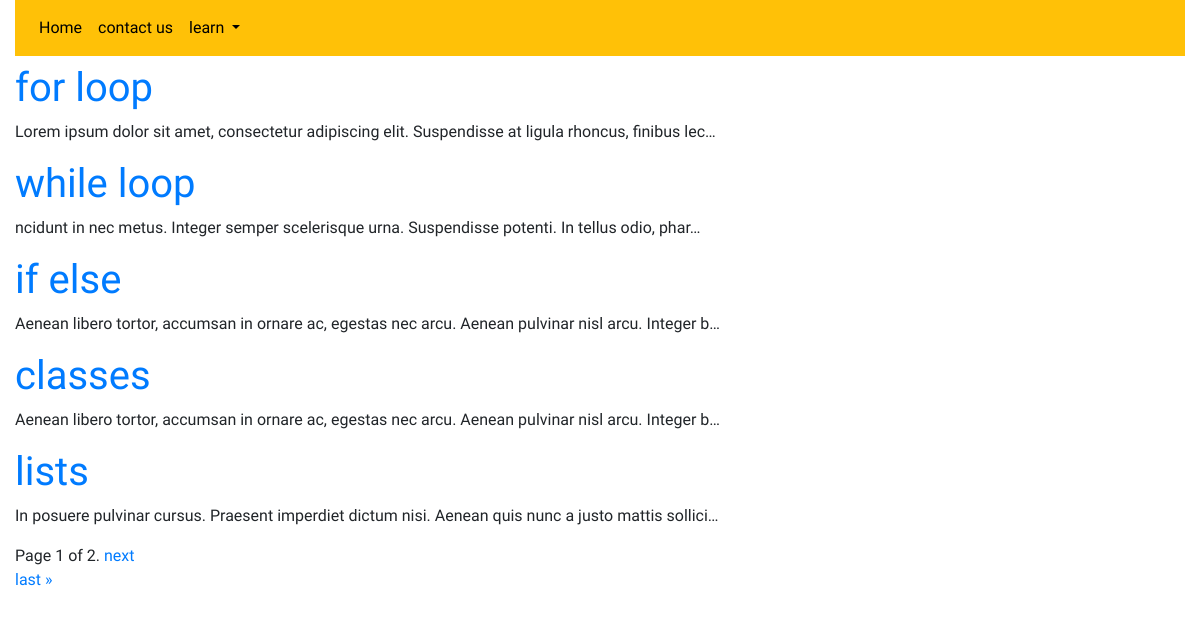
Page /python/ on the committed database.
### topics/models.py (models this page shows, shortened)
class Topic(models.Model):
    title=models.CharField(max_length=100)
    detail=models.TextField()

### topics/views.py (the view)
# urls.py: path('',views.topics,name='all_topics'),
def topics(request):
    topics=Topic.objects.all().order_by('id')
    paginator=Paginator(topics,5)
    page_number=request.GET.get('page')
    page_obj=paginator.get_page(page_number)
    return render(request,'topics/topic.html',{'topics':page_obj})

### topics/templates/topics/topic.html (shortened to what this page needs)
{%extends 'home/base.html'%}
{%block content%}
{%for topic in topics%}
<a href="{%url 'topics:detail' topic.id%}"><h1>{{topic.title}}</h1></a>
<p>{{topic.detail|striptags|truncatechars:100}}</p>
{%endfor%}
<div class="pagination">
    <span class="step-links">
        <span class="current">
            Page {{ topics.number }} of {{ topics.paginator.num_pages }}.
        </span>
        {% if topics.has_next %}
            <a href="?page={{ topics.next_page_number }}">next</a>
        <br>
            <a href="?page={{ topics.paginator.num_pages }}">last &raquo;</a>
        {% endif %}
    </span>
</div>
{%endblock%}

### home/static/home/style.css (style rules this page uses)
body { font-family: 'Didact Gothic', sans-serif; }

### rows in the picture
Topic: title "for loop", detail "Lorem ipsum dolor sit amet, consectetur adipiscing elit. Suspendisse at ligula rhoncus, finibus lec…"
Topic: title "while loop", detail "ncidunt in nec metus. Integer semper scelerisque urna. Suspendisse potenti. In tellus odio, phar…"
Topic: title "if else", detail "Aenean libero tortor, accumsan in ornare ac, egestas nec arcu. Aenean pulvinar nisl arcu. Integer b…"
Topic: title "classes", detail "Aenean libero tortor, accumsan in ornare ac, egestas nec arcu. Aenean pulvinar nisl arcu. Integer b…"
Topic: title "lists", detail "In posuere pulvinar cursus. Praesent imperdiet dictum nisi. Aenean quis nunc a justo mattis sollici…"

### other values in the picture
{{ topics.number }} "1"
{{ topics.paginator.num_pages }} "2"
